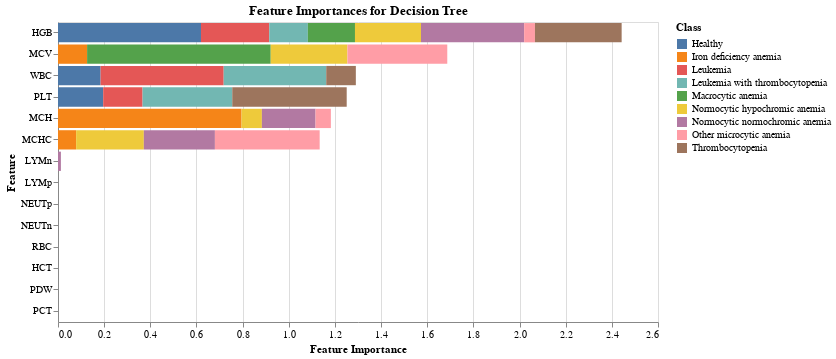

This figure's notebook cell:
### Code cell
display(stacked)

### Figure 1 — Vega-Lite specification as saved in the notebook (floating-point values rounded to 4 significant figures)
{"config": {"view": {"continuousWidth": 300, "continuousHeight": 300}}, "data": {"name": "data-ba6ac929f40327f19681da4640439f89"}, "mark": {"type": "bar"}, "encoding": {"color": {"field": "Class", "title": "Class", "type": "nominal"}, "tooltip": [{"field": "Class", "type": "nominal"}, {"field": "Importance", "type": "quantitative"}], "x": {"aggregate": "sum", "field": "Importance", "title": "Feature Importance", "type": "quantitative"}, "y": {"field": "Feature", "sort": "-x", "type": "nominal"}}, "height": 300, "title": "Feature Importances for Decision Tree", "width": 600, "$schema": "https://vega.github.io/schema/vega-lite/v5.8.0.json", "datasets": {"data-ba6ac929f40327f19681da4640439f89": [{"Feature": "WBC", "Class": "Healthy", "Importance": 0.1846}, {"Feature": "LYMp", "Class": "Healthy", "Importance": 0.0}, {"Feature": "NEUTp", "Class": "Healthy", "Importance": 0.0}, {"Feature": "LYMn", "Class": "Healthy", "Importance": 0.0}, {"Feature": "NEUTn", "Class": "Healthy", "Importance": 0.0}, {"Feature": "RBC", "Class": "Healthy", "Importance": 0.0}, {"Feature": "HGB", "Class": "Healthy", "Importance": 0.6196}, {"Feature": "HCT", "Class": "Healthy", "Importance": 0.0}, {"Feature": "MCV", "Class": "Healthy", "Importance": 0.0}, {"Feature": "MCH", "Class": "Healthy", "Importance": 0.0}, {"Feature": "MCHC", "Class": "Healthy", "Importance": 0.0}, {"Feature": "PLT", "Class": "Healthy", "Importance": 0.1958}, {"Feature": "PDW", "Class": "Healthy", "Importance": 0.0}, {"Feature": "PCT", "Class": "Healthy", "Importance": 0.0}, {"Feature": "WBC", "Class": "Iron deficiency anemia", "Importance": 0.0}, {"Feature": "LYMp", "Class": "Iron deficiency anemia", "Importance": 0.0}, {"Feature": "NEUTp", "Class": "Iron deficiency anemia", "Importance": 0.0}, {"Feature": "LYMn", "Class": "Iron deficiency anemia", "Importance": 0.0}, {"Feature": "NEUTn", "Class": "Iron deficiency anemia", "Importance": 0.0}, {"Feature": "RBC", "Class": "Iron deficiency anemia", "Importance": 0.0}, {"Feature": "HGB", "Class": "Iron deficiency anemia", "Importance": 0.0}, {"Feature": "HCT", "Class": "Iron deficiency anemia", "Importance": 0.0}, {"Feature": "MCV", "Class": "Iron deficiency anemia", "Importance": 0.1261}, {"Feature": "MCH", "Class": "Iron deficiency anemia", "Importance": 0.7953}, {"Feature": "MCHC", "Class": "Iron deficiency anemia", "Importance": 0.07859}, {"Feature": "PLT", "Class": "Iron deficiency anemia", "Importance": 0.0}, {"Feature": "PDW", "Class": "Iron deficiency anemia", "Importance": 0.0}, {"Feature": "PCT", "Class": "Iron deficiency anemia", "Importance": 0.0}, {"Feature": "WBC", "Class": "Leukemia", "Importance": 0.5334}, {"Feature": "LYMp", "Class": "Leukemia", "Importance": 0.0}, {"Feature": "NEUTp", "Class": "Leukemia", "Importance": 0.0}, {"Feature": "LYMn", "Class": "Leukemia", "Importance": 0.0}, {"Feature": "NEUTn", "Class": "Leukemia", "Importance": 0.0}, {"Feature": "RBC", "Class": "Leukemia", "Importance": 0.0}, {"Feature": "HGB", "Class": "Leukemia", "Importance": 0.2959}, {"Feature": "HCT", "Class": "Leukemia", "Importance": 0.0}, {"Feature": "MCV", "Class": "Leukemia", "Importance": 0.0}, {"Feature": "MCH", "Class": "Leukemia", "Importance": 0.0}, {"Feature": "MCHC", "Class": "Leukemia", "Importance": 0.0}, {"Feature": "PLT", "Class": "Leukemia", "Importance": 0.1706}, {"Feature": "PDW", "Class": "Leukemia", "Importance": 0.0}, {"Feature": "PCT", "Class": "Leukemia", "Importance": 0.0}, {"Feature": "WBC", "Class": "Leukemia with thrombocytopenia", "Importance": 0.4443}, {"Feature": "LYMp", "Class": "Leukemia with thrombocytopenia", "Importance": 0.0}, {"Feature": "NEUTp", "Class": "Leukemia with thrombocytopenia", "Importance": 0.0}, {"Feature": "LYMn", "Class": "Leukemia with thrombocytopenia", "Importance": 0.0}, {"Feature": "NEUTn", "Class": "Leukemia with thrombocytopenia", "Importance": 0.0}, {"Feature": "RBC", "Class": "Leukemia with thrombocytopenia", "Importance": 0.0}, {"Feature": "HGB", "Class": "Leukemia with thrombocytopenia", "Importance": 0.1671}, {"Feature": "HCT", "Class": "Leukemia with thrombocytopenia", "Importance": 0.0}, {"Feature": "MCV", "Class": "Leukemia with thrombocytopenia", "Importance": 0.0}, {"Feature": "MCH", "Class": "Leukemia with thrombocytopenia", "Importance": 0.0}, {"Feature": "MCHC", "Class": "Leukemia with thrombocytopenia", "Importance": 0.0}, {"Feature": "PLT", "Class": "Leukemia with thrombocytopenia", "Importance": 0.3886}, {"Feature": "PDW", "Class": "Leukemia with thrombocytopenia", "Importance": 0.0}, {"Feature": "PCT", "Class": "Leukemia with thrombocytopenia", "Importance": 0.0}, {"Feature": "WBC", "Class": "Macrocytic anemia", "Importance": 0.0}, {"Feature": "LYMp", "Class": "Macrocytic anemia", "Importance": 0.0}, {"Feature": "NEUTp", "Class": "Macrocytic anemia", "Importance": 0.0}, {"Feature": "LYMn", "Class": "Macrocytic anemia", "Importance": 0.0}, {"Feature": "NEUTn", "Class": "Macrocytic anemia", "Importance": 0.0}, {"Feature": "RBC", "Class": "Macrocytic anemia", "Importance": 0.0}, {"Feature": "HGB", "Class": "Macrocytic anemia", "Importance": 0.2042}, {"Feature": "HCT", "Class": "Macrocytic anemia", "Importance": 0.0}, {"Feature": "MCV", "Class": "Macrocytic anemia", "Importance": 0.7958}, {"Feature": "MCH", "Class": "Macrocytic anemia", "Importance": 0.0}, {"Feature": "MCHC", "Class": "Macrocytic anemia", "Importance": 0.0}, {"Feature": "PLT", "Class": "Macrocytic anemia", "Importance": 0.0}, {"Feature": "PDW", "Class": "Macrocytic anemia", "Importance": 0.0}, {"Feature": "PCT", "Class": "Macrocytic anemia", "Importance": 0.0}, {"Feature": "WBC", "Class": "Normocytic hypochromic anemia", "Importance": 0.0}, {"Feature": "LYMp", "Class": "Normocytic hypochromic anemia", "Importance": 0.0}, {"Feature": "NEUTp", "Class": "Normocytic hypochromic anemia", "Importance": 0.0}, {"Feature": "LYMn", "Class": "Normocytic hypochromic anemia", "Importance": 0.0}, {"Feature": "NEUTn", "Class": "Normocytic hypochromic anemia", "Importance": 0.0}, {"Feature": "RBC", "Class": "Normocytic hypochromic anemia", "Importance": 0.0}, {"Feature": "HGB", "Class": "Normocytic hypochromic anemia", "Importance": 0.2861}, {"Feature": "HCT", "Class": "Normocytic hypochromic anemia", "Importance": 0.0}, {"Feature": "MCV", "Class": "Normocytic hypochromic anemia", "Importance": 0.3324}, {"Feature": "MCH", "Class": "Normocytic hypochromic anemia", "Importance": 0.08815}, {"Feature": "MCHC", "Class": "Normocytic hypochromic anemia", "Importance": 0.2933}, {"Feature": "PLT", "Class": "Normocytic hypochromic anemia", "Importance": 0.0}, {"Feature": "PDW", "Class": "Normocytic hypochromic anemia", "Importance": 0.0}, {"Feature": "PCT", "Class": "Normocytic hypochromic anemia", "Importance": 0.0}, {"Feature": "WBC", "Class": "Normocytic normochromic anemia", "Importance": 0.0}, {"Feature": "LYMp", "Class": "Normocytic normochromic anemia", "Importance": 0.0}, {"Feature": "NEUTp", "Class": "Normocytic normochromic anemia", "Importance": 0.0}, {"Feature": "LYMn", "Class": "Normocytic normochromic anemia", "Importance": 0.01258}, {"Feature": "NEUTn", "Class": "Normocytic normochromic anemia", "Importance": 0.0}, {"Feature": "RBC", "Class": "Normocytic normochromic anemia", "Importance": 0.0}, {"Feature": "HGB", "Class": "Normocytic normochromic anemia", "Importance": 0.4469}, {"Feature": "HCT", "Class": "Normocytic normochromic anemia", "Importance": 0.0}, {"Feature": "MCV", "Class": "Normocytic normochromic anemia", "Importance": 0.0}, {"Feature": "MCH", "Class": "Normocytic normochromic anemia", "Importance": 0.2325}, {"Feature": "MCHC", "Class": "Normocytic normochromic anemia", "Importance": 0.308}, {"Feature": "PLT", "Class": "Normocytic normochromic anemia", "Importance": 0.0}, {"Feature": "PDW", "Class": "Normocytic normochromic anemia", "Importance": 0.0}, {"Feature": "PCT", "Class": "Normocytic normochromic anemia", "Importance": 0.0}, {"Feature": "WBC", "Class": "Other microcytic anemia", "Importance": 0.0}, {"Feature": "LYMp", "Class": "Other microcytic anemia", "Importance": 0.0}, {"Feature": "NEUTp", "Class": "Other microcytic anemia", "Importance": 0.0}, {"Feature": "LYMn", "Class": "Other microcytic anemia", "Importance": 0.0}, {"Feature": "NEUTn", "Class": "Other microcytic anemia", "Importance": 0.0}, {"Feature": "RBC", "Class": "Other microcytic anemia", "Importance": 0.0}, {"Feature": "HGB", "Class": "Other microcytic anemia", "Importance": 0.04691}, {"Feature": "HCT", "Class": "Other microcytic anemia", "Importance": 0.0}, {"Feature": "MCV", "Class": "Other microcytic anemia", "Importance": 0.4326}, {"Feature": "MCH", "Class": "Other microcytic anemia", "Importance": 0.06648}, {"Feature": "MCHC", "Class": "Other microcytic anemia", "Importance": 0.454}, {"Feature": "PLT", "Class": "Other microcytic anemia", "Importance": 0.0}, {"Feature": "PDW", "Class": "Other microcytic anemia", "Importance": 0.0}, {"Feature": "PCT", "Class": "Other microcytic anemia", "Importance": 0.0}, {"Feature": "WBC", "Class": "Thrombocytopenia", "Importance": 0.1284}, {"Feature": "LYMp", "Class": "Thrombocytopenia", "Importance": 0.0}, {"Feature": "NEUTp", "Class": "Thrombocytopenia", "Importance": 0.0}, {"Feature": "LYMn", "Class": "Thrombocytopenia", "Importance": 0.0}, {"Feature": "NEUTn", "Class": "Thrombocytopenia", "Importance": 0.0}, {"Feature": "RBC", "Class": "Thrombocytopenia", "Importance": 0.0}, {"Feature": "HGB", "Class": "Thrombocytopenia", "Importance": 0.3756}, {"Feature": "HCT", "Class": "Thrombocytopenia", "Importance": 0.0}, {"Feature": "MCV", "Class": "Thrombocytopenia", "Importance": 0.0}, {"Feature": "MCH", "Class": "Thrombocytopenia", "Importance": 0.0}, {"Feature": "MCHC", "Class": "Thrombocytopenia", "Importance": 0.0}, {"Feature": "PLT", "Class": "Thrombocytopenia", "Importance": 0.496}, {"Feature": "PDW", "Class": "Thrombocytopenia", "Importance": 0.0}, {"Feature": "PCT", "Class": "Thrombocytopenia", "Importance": 0.0}]}}
